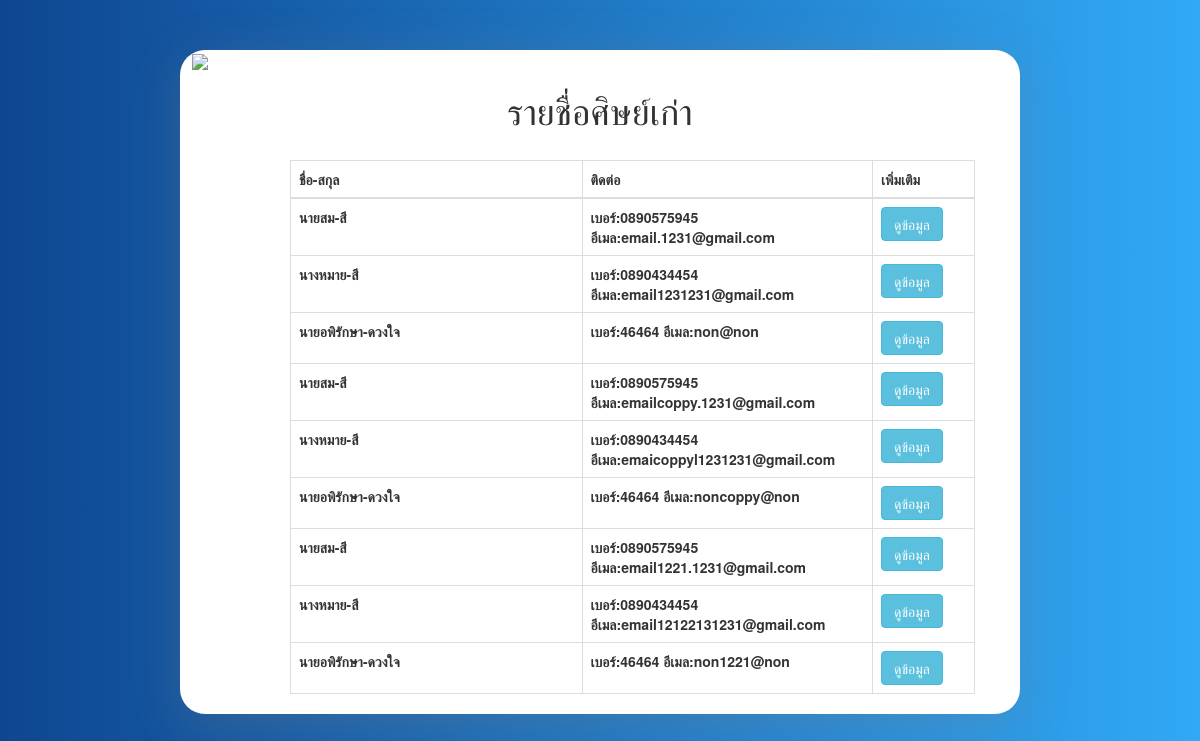
/admin/professor_alumni-done/index.php, run on the app's committed database.
### tables this page shows
CREATE TABLE `alumni` (
  `id` int(11) NOT NULL,
  `std_id` varchar(255) DEFAULT NULL,
  `std_password` varchar(255) DEFAULT NULL,
  `state_good` varchar(25) DEFAULT NULL,
  `std_title_name` varchar(255) DEFAULT NULL,
  `std_name` varchar(255) DEFAULT NULL,
  `std_lastname` varchar(255) DEFAULT NULL,
  `std_phone` varchar(255) DEFAULT NULL,
  `std_email` varchar(255) DEFAULT NULL,
  `std_address` text,
  `prog_id` varchar(255) DEFAULT NULL,
  `std_year_start` int(11) DEFAULT NULL,
  `std_year_complete` int(11) DEFAULT NULL,
  `std_company` varchar(255) DEFAULT NULL,
  `std_compamy_phone` varchar(255) DEFAULT NULL,
  `std_job_position` varchar(255) DEFAULT NULL,
  `std_job_salary` varchar(255) DEFAULT NULL,
  `state` int(11) NOT NULL DEFAULT '0',
  `create_datatime` datetime NOT NULL DEFAULT CURRENT_TIMESTAMP
);

### admin/professor_alumni-done/index.php (the view, shortened to what this page needs)
<?php
include '../../config/conf.php';
try {
  $sql = "SELECT * FROM alumni WHERE state = 1 ";
  $query = $conn->prepare($sql);
  $query ->execute();
} catch (\Exception $e) {
  echo "ไม่สามารถดึงข้อมูลได้: " .$e->getMessage();
}
 ?>
<!DOCTYPE html>
<html>
<head>
    <link href="../../pubilc/css/style.css" rel="stylesheet">
    <link href="../../pubilc/bootstrap/css/bootstrap.min.css" rel="stylesheet">
    <link rel="stylesheet" href="../../pubilc/node_modules/sweetalert2/dist/sweetalert2.min.css">
</head>
<body>
<div class="blog-card">
    <a href="../../index.php"  id="back"><img src="https://img.icons8.com/flat-round/64/000000/circled-left.png"/></a>
    <h1 align="center" class="title">รายชื่อศิษย์เก่า</h1>
        <div class="inner-part">
            <div class="content content-1">
                    <div style="width:100%;text-align:right;">
                <div class="table-responsive">
                <table class="table table-bordered">
                    <tr align="center">
                        <th width="30%">ชื่อ-สกุล</th>
                        <th width="10%">ติดต่อ</th>
                        <th width="8%">เพิ่มเติม</th>
                    </tr>
                    <tbody>
                        <?php
            if ($query->rowCount()>0) {
              while ($data = $query -> fetch(PDO::FETCH_OBJ)) {
            ?>
                        <tr>
                            <th><?=$data->std_title_name.$data->std_name."-".$data->std_lastname;?></th>
                            <th><?="เบอร์:".$data->std_phone;?> อีเมล:<?=$data->std_email;?></th>
                            <th><input type="button" name="view" value="ดูข้อมูล" class="btn btn-info view_data"
                                    id="<?=$data->id;?>" /></th>
                        </tr>
                        <?php }} ?>
                    </tbody>
                </table>
                </div>
            </div>
        </div>
    </div>
</body>
</html>

### pubilc/css/style.css (style rules this page uses)
* { margin: 0; padding: 0; box-sizing: border-box; }
body { display: flex; justify-content: center; height: 100vh; background: linear-gradient(90deg, rgba(255, 255, 255, 1) 0%, rgba(14, 70, 145, 1) 0%, rgba(49, 169, 246, 1) 100%); }
.blog-card { position: absolute; width: 95%; max-width: 70%; margin-top: 5rem; border-radius: 25px; background: white; box-shadow: 0px 10px 50px rgba(126, 126, 126, 0.3); }
.inner-part { display: flex; align-items: center; justify-content: center; padding: 0 25px; }
.content { padding: 0 20px 0 35px; width: 100%; margin-left: 50px; transition: .6s; align-items: center; justify-content: center; }
#back { margin: 12px; }
h1 { font-size: 40px; font-weight: 700; color: #0d0925; margin-bottom: 20px; align-items: center; justify-content: center; }

### data on the page
alumni: std_title_name "นาย", std_name "สม", std_lastname "สี", std_phone "0890575945", std_email "email.1231@gmail.com"
alumni: std_title_name "นาง", std_name "หมาย", std_lastname "สี", std_phone "0890434454", std_email "email1231231@gmail.com"
alumni: std_title_name "นาย", std_name "อพิรักษา", std_lastname "ดวงใจ", std_phone "46464", std_email "non@non"
alumni: std_title_name "นาย", std_name "สม", std_lastname "สี", std_phone "0890575945", std_email "emailcoppy.1231@gmail.com"
alumni: std_title_name "นาง", std_name "หมาย", std_lastname "สี", std_phone "0890434454", std_email "emaicoppyl1231231@gmail.com"
alumni: std_title_name "นาย", std_name "อพิรักษา", std_lastname "ดวงใจ", std_phone "46464", std_email "noncoppy@non"
alumni: std_title_name "นาย", std_name "สม", std_lastname "สี", std_phone "0890575945", std_email "email1221.1231@gmail.com"
alumni: std_title_name "นาง", std_name "หมาย", std_lastname "สี", std_phone "0890434454", std_email "email12122131231@gmail.com"
alumni: std_title_name "นาย", std_name "อพิรักษา", std_lastname "ดวงใจ", std_phone "46464", std_email "non1221@non"
